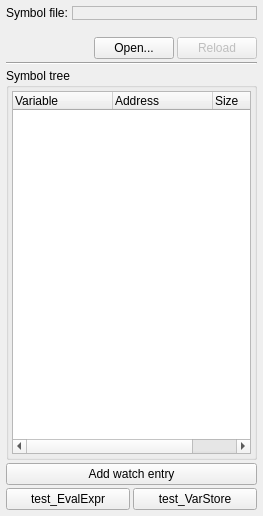
<?xml version="1.0" encoding="UTF-8"?>
<ui version="4.0">
 <class>SymbolPanel</class>
 <widget class="QWidget" name="SymbolPanel">
  <property name="geometry">
   <rect>
    <x>0</x>
    <y>0</y>
    <width>263</width>
    <height>516</height>
   </rect>
  </property>
  <property name="windowTitle">
   <string>Form</string>
  </property>
  <layout class="QVBoxLayout" name="verticalLayout">
   <property name="spacing">
    <number>3</number>
   </property>
   <property name="leftMargin">
    <number>6</number>
   </property>
   <property name="topMargin">
    <number>6</number>
   </property>
   <property name="rightMargin">
    <number>6</number>
   </property>
   <property name="bottomMargin">
    <number>6</number>
   </property>
   <item>
    <layout class="QVBoxLayout" name="vlaySymbolFileInfo">
     <property name="spacing">
      <number>0</number>
     </property>
     <item>
      <layout class="QHBoxLayout" name="horizontalLayout">
       <item>
        <widget class="QLabel" name="lblTxtFilename">
         <property name="sizePolicy">
          <sizepolicy hsizetype="Maximum" vsizetype="Preferred">
           <horstretch>0</horstretch>
           <verstretch>0</verstretch>
          </sizepolicy>
         </property>
         <property name="text">
          <string>Symbol file: </string>
         </property>
        </widget>
       </item>
       <item>
        <widget class="ElidedLabel" name="lblSymbolFileName">
         <property name="frameShape">
          <enum>QFrame::StyledPanel</enum>
         </property>
         <property name="frameShadow">
          <enum>QFrame::Raised</enum>
         </property>
         <property name="text" stdset="0">
          <string>(Not Selected)</string>
         </property>
        </widget>
       </item>
      </layout>
     </item>
     <item>
      <widget class="QLabel" name="lblSymbolFileSizeAndDate">
       <property name="text">
        <string/>
       </property>
      </widget>
     </item>
    </layout>
   </item>
   <item>
    <layout class="QHBoxLayout" name="horizontalLayout_2">
     <item>
      <spacer name="horizontalSpacer">
       <property name="orientation">
        <enum>Qt::Horizontal</enum>
       </property>
       <property name="sizeHint" stdset="0">
        <size>
         <width>40</width>
         <height>20</height>
        </size>
       </property>
      </spacer>
     </item>
     <item>
      <widget class="QPushButton" name="btnOpenSymbolFile">
       <property name="sizePolicy">
        <sizepolicy hsizetype="Maximum" vsizetype="Fixed">
         <horstretch>0</horstretch>
         <verstretch>0</verstretch>
        </sizepolicy>
       </property>
       <property name="text">
        <string>Open...</string>
       </property>
      </widget>
     </item>
     <item>
      <widget class="QPushButton" name="btnReloadSymbolFile">
       <property name="enabled">
        <bool>false</bool>
       </property>
       <property name="sizePolicy">
        <sizepolicy hsizetype="Maximum" vsizetype="Fixed">
         <horstretch>0</horstretch>
         <verstretch>0</verstretch>
        </sizepolicy>
       </property>
       <property name="text">
        <string>Reload</string>
       </property>
      </widget>
     </item>
    </layout>
   </item>
   <item>
    <widget class="Line" name="line">
     <property name="orientation">
      <enum>Qt::Horizontal</enum>
     </property>
    </widget>
   </item>
   <item>
    <widget class="QGroupBox" name="grpSymbolTree">
     <property name="sizePolicy">
      <sizepolicy hsizetype="Preferred" vsizetype="Minimum">
       <horstretch>0</horstretch>
       <verstretch>0</verstretch>
      </sizepolicy>
     </property>
     <property name="title">
      <string>Symbol tree</string>
     </property>
     <layout class="QVBoxLayout" name="verticalLayout_2">
      <property name="spacing">
       <number>3</number>
      </property>
      <property name="leftMargin">
       <number>3</number>
      </property>
      <property name="topMargin">
       <number>3</number>
      </property>
      <property name="rightMargin">
       <number>3</number>
      </property>
      <property name="bottomMargin">
       <number>3</number>
      </property>
      <item>
       <widget class="QTreeWidget" name="treeSymbolTree">
        <property name="headerHidden">
         <bool>false</bool>
        </property>
        <property name="columnCount">
         <number>3</number>
        </property>
        <attribute name="headerVisible">
         <bool>true</bool>
        </attribute>
        <column>
         <property name="text">
          <string>Variable</string>
         </property>
        </column>
        <column>
         <property name="text">
          <string>Address</string>
         </property>
        </column>
        <column>
         <property name="text">
          <string>Size</string>
         </property>
        </column>
       </widget>
      </item>
     </layout>
    </widget>
   </item>
   <item>
    <widget class="QPushButton" name="btnAddWatchEntry">
     <property name="text">
      <string>Add watch entry</string>
     </property>
    </widget>
   </item>
   <item>
    <layout class="QHBoxLayout" name="horizontalLayout_3">
     <item>
      <widget class="QPushButton" name="btnEvalExpr">
       <property name="text">
        <string>test_EvalExpr</string>
       </property>
      </widget>
     </item>
     <item>
      <widget class="QPushButton" name="btnVarStore">
       <property name="text">
        <string>test_VarStore</string>
       </property>
      </widget>
     </item>
    </layout>
   </item>
  </layout>
 </widget>
 <customwidgets>
  <customwidget>
   <class>ElidedLabel</class>
   <extends>QFrame</extends>
   <header>widgets/elidedlabel.h</header>
   <container>1</container>
  </customwidget>
 </customwidgets>
 <resources/>
 <connections/>
</ui>
